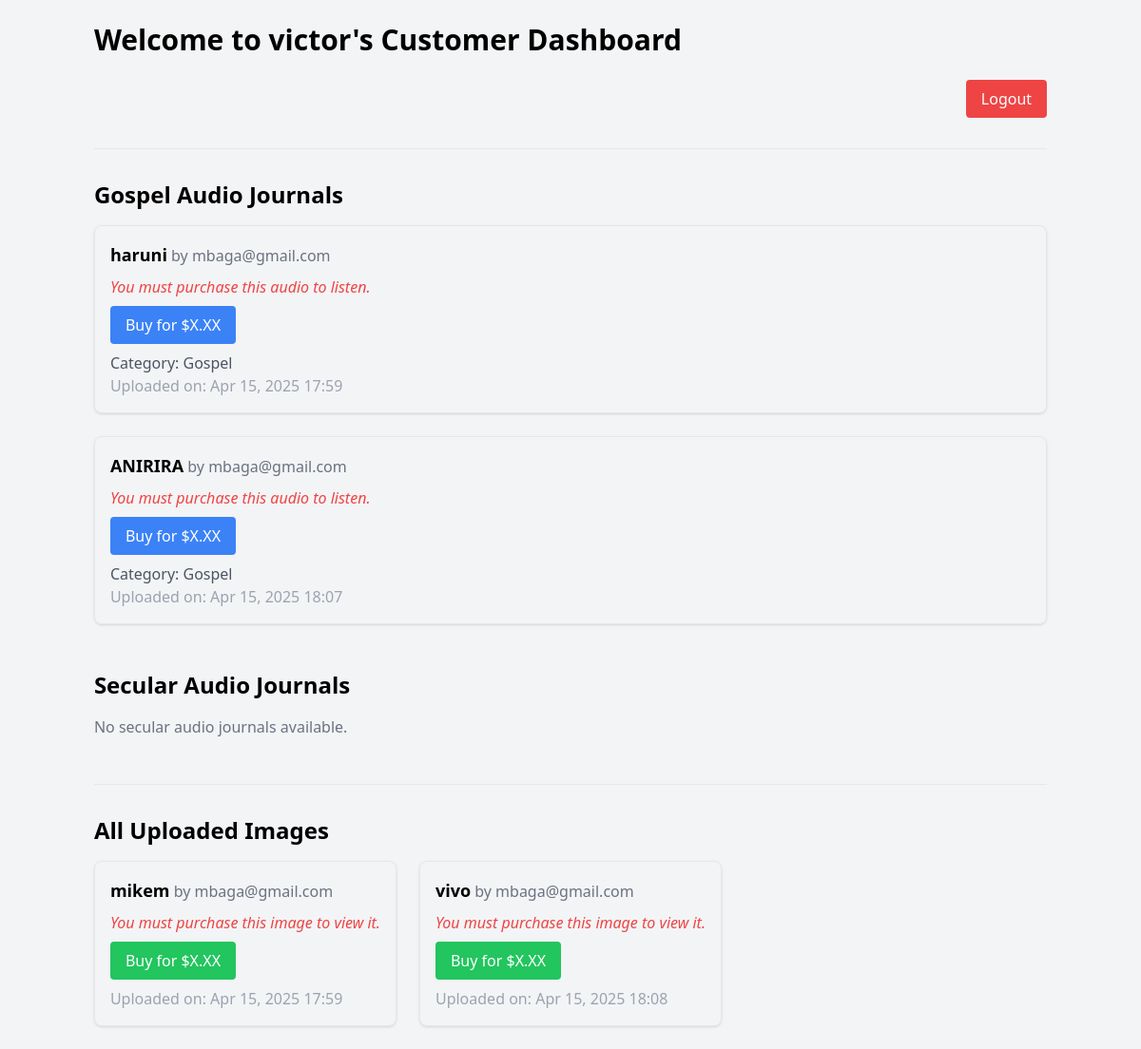
The page /accounts/customer-dashboard/ (signed in) on the database as committed earlier.
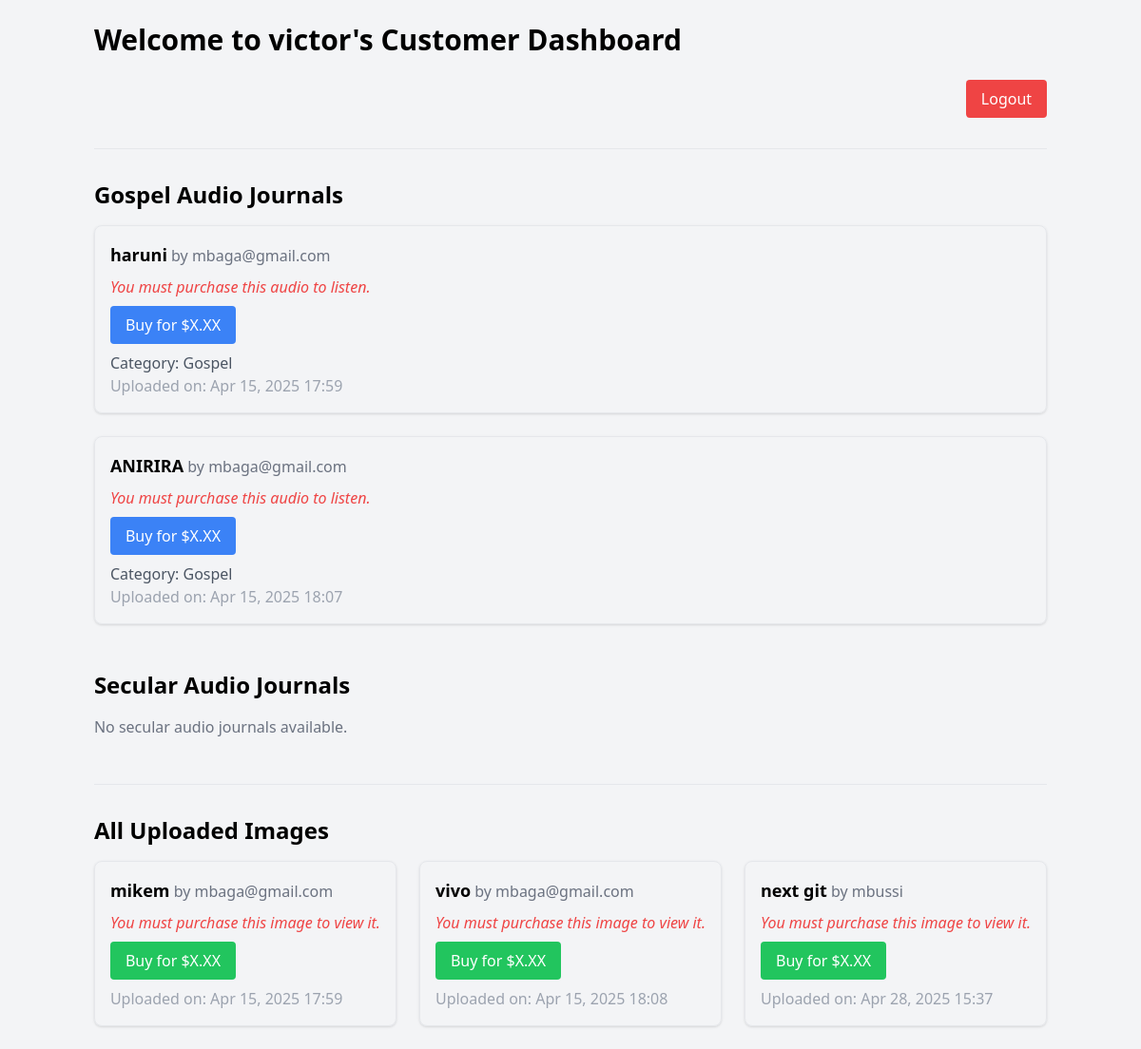
The same page on the database as committed later.
### accounts/models.py (models this page shows, shortened)
class CustomUser(AbstractUser):
    ROLE_CHOICES = (
        ('admin', 'Admin'),
        ('merchant', 'Merchant'),
        ('customer', 'Customer'),
    )
    role = models.CharField(max_length=20, choices=ROLE_CHOICES, default='customer')

class AudioJournal(models.Model):
    CATEGORY_CHOICES = [
        ('secular', 'Secular'),
        ('gospel', 'Gospel'),
    ]
    creator = models.ForeignKey(settings.AUTH_USER_MODEL, on_delete=models.CASCADE)
    title = models.CharField(max_length=255)
    audio_file = models.FileField(upload_to='audio_journals/')
    category = models.CharField(max_length=10, choices=CATEGORY_CHOICES)
    uploaded_at = models.DateTimeField(auto_now_add=True)

class ImageUpload(models.Model):
    creator = models.ForeignKey(settings.AUTH_USER_MODEL, on_delete=models.CASCADE)
    title = models.CharField(max_length=255)
    image = models.ImageField(upload_to='creator_images/')
    uploaded_at = models.DateTimeField(auto_now_add=True)

### accounts/views.py (the view)
# urls.py: path('customer-dashboard/', customer_dashboard, name='customer_dashboard'),
@user_passes_test(customer_required)
@login_required
def customer_dashboard(request):
    gospel_audios = AudioJournal.objects.filter(category='gospel')
    secular_audios = AudioJournal.objects.filter(category='secular')
    all_images = ImageUpload.objects.all()
    purchased_audio_ids = Purchase.objects.filter(
        customer=request.user, audio_journal__isnull=False
    ).values_list('audio_journal_id', flat=True)
    purchased_image_ids = Purchase.objects.filter(
        customer=request.user, image_upload__isnull=False
    ).values_list('image_upload_id', flat=True)
    return render(request, 'accounts/customer_dashboard.html', {
        'gospel_audios': gospel_audios,
        'secular_audios': secular_audios,
        'all_images': all_images,
        'purchased_audio_ids': list(purchased_audio_ids),
        'purchased_image_ids': list(purchased_image_ids),
    })

### accounts/views.py (called while the page is built)
def customer_required(user):
    return user.is_authenticated and user.role == 'customer'

### accounts/templates/accounts/customer_dashboard.html (shortened to what this page needs)
{% extends 'base/base.html' %}
{% load static %}
{% block content %}
<div class="max-w-7xl mx-auto p-6">
    <h1 class="text-3xl font-bold mb-6">Welcome to {{ user.get_username }}'s Customer Dashboard</h1>
    <div class="flex justify-end mb-6">
        <a href="{% url 'logout' %}" class="text-white bg-red-500 hover:bg-red-600 px-4 py-2 rounded">
            Logout
        </a>
    </div>
    <hr class="my-8">
    <section class="mb-12">
        <h2 class="text-2xl font-semibold mb-4">Gospel Audio Journals</h2>
        {% if gospel_audios %}
            <ul class="space-y-6">
                {% for audio in gospel_audios %}
                    <li class="p-4 border rounded-lg shadow">
                        <strong class="text-lg">{{ audio.title }}</strong>
                        <span class="text-gray-500">by {{ audio.creator.get_username }}</span><br>
                        {% if audio.id in purchased_audio_ids %}
                            <audio controls class="mt-2 w-full">
                                <source src="{{ audio.audio_file.url }}" type="audio/mpeg">
                                Your browser does not support the audio element.
                            </audio>
                        {% else %}
                            <p class="text-red-500 mt-2"><em>You must purchase this audio to listen.</em></p>
                            <form action="{% url 'purchase_audio' audio.id %}" method="post" class="mt-2">
                                <button type="submit" class="bg-blue-500 hover:bg-blue-600 text-white px-4 py-2 rounded">
                                    Buy for $X.XX
                                </button>
                            </form>
                        {% endif %}
                        <p class="text-gray-600 mt-2">Category: Gospel</p>
                        <p class="text-gray-400">Uploaded on: {{ audio.uploaded_at|date:"M d, Y H:i" }}</p>
                    </li>
                {% endfor %}
            </ul>
        {% else %}
            <p class="text-gray-500">No gospel audio journals available.</p>
        {% endif %}
    </section>
    <section class="mb-12">
        <h2 class="text-2xl font-semibold mb-4">Secular Audio Journals</h2>
        {% if secular_audios %}
            <ul class="space-y-6">
                {% for audio in secular_audios %}
                    <li class="p-4 border rounded-lg shadow">
                        <strong class="text-lg">{{ audio.title }}</strong>
                        <span class="text-gray-500">by {{ audio.creator.get_username }}</span><br>
                        {% if audio.id in purchased_audio_ids %}
                            <audio controls class="mt-2 w-full">
                                <source src="{{ audio.audio_file.url }}" type="audio/mpeg">
                                Your browser does not support the audio element.
                            </audio>
                        {% else %}
                            <p class="text-red-500 mt-2"><em>You must purchase this audio to listen.</em></p>
                            <form action="{% url 'purchase_audio' audio.id %}" method="post" class="mt-2">
                                {% csrf_token %}
                                <button type="submit" class="bg-blue-500 hover:bg-blue-600 text-white px-4 py-2 rounded">
                                    Buy for $X.XX
                                </button>
                            </form>
                        {% endif %}
                        <p class="text-gray-600 mt-2">Category: Secular</p>
                        <p class="text-gray-400">Uploaded on: {{ audio.uploaded_at|date:"M d, Y H:i" }}</p>
                    </li>
                {% endfor %}
            </ul>
        {% else %}
            <p class="text-gray-500">No secular audio journals available.</p>
        {% endif %}
    </section>
    <hr class="my-8">
    <section>
        <h2 class="text-2xl font-semibold mb-4">All Uploaded Images</h2>
        {% if all_images %}
            <ul class="grid grid-cols-1 sm:grid-cols-2 md:grid-cols-3 gap-6">
                {% for image in all_images %}
                    <li class="p-4 border rounded-lg shadow">
                        <strong class="text-lg">{{ image.title }}</strong>
                        <span class="text-gray-500">by {{ image.creator.get_username }}</span><br>
                        {% if image.id in purchased_image_ids %}
                            <img src="{{ image.image.url }}" alt="{{ image.title }}" class="mt-2 rounded w-full h-auto">
                        {% else %}
                            <p class="text-red-500 mt-2"><em>You must purchase this image to view it.</em></p>
                            <form action="{% url 'purchase_image' image.id %}" method="post" class="mt-2">
                                <button type="submit" class="bg-green-500 hover:bg-green-600 text-white px-4 py-2 rounded">
                                    Buy for $X.XX
                                </button>
                            </form>
                        {% endif %}
                        <p class="text-gray-400 mt-2">Uploaded on: {{ image.uploaded_at|date:"M d, Y H:i" }}</p>
                    </li>
                {% endfor %}
            </ul>
        {% else %}
            <p class="text-gray-500">No images uploaded yet.</p>
        {% endif %}
    </section>
</div>
{% endblock %}

### accounts/templates/base/base.html (shortened to what this page needs)
<!DOCTYPE html>
<html lang="en">
<head>
    <script src="https://cdn.tailwindcss.com"></script>
</head>
<body class="bg-gray-100 min-h-screen flex flex-col">
    {% block content %}
    {% endblock %}
</body>
</html>

Rows that differ between the two databases and show on the page:
added ImageUpload: title "next git", creator.get_username "mbussi", shows "You must purchase this image to view it.", uploaded_at "Apr 28, 2025 15:37"
